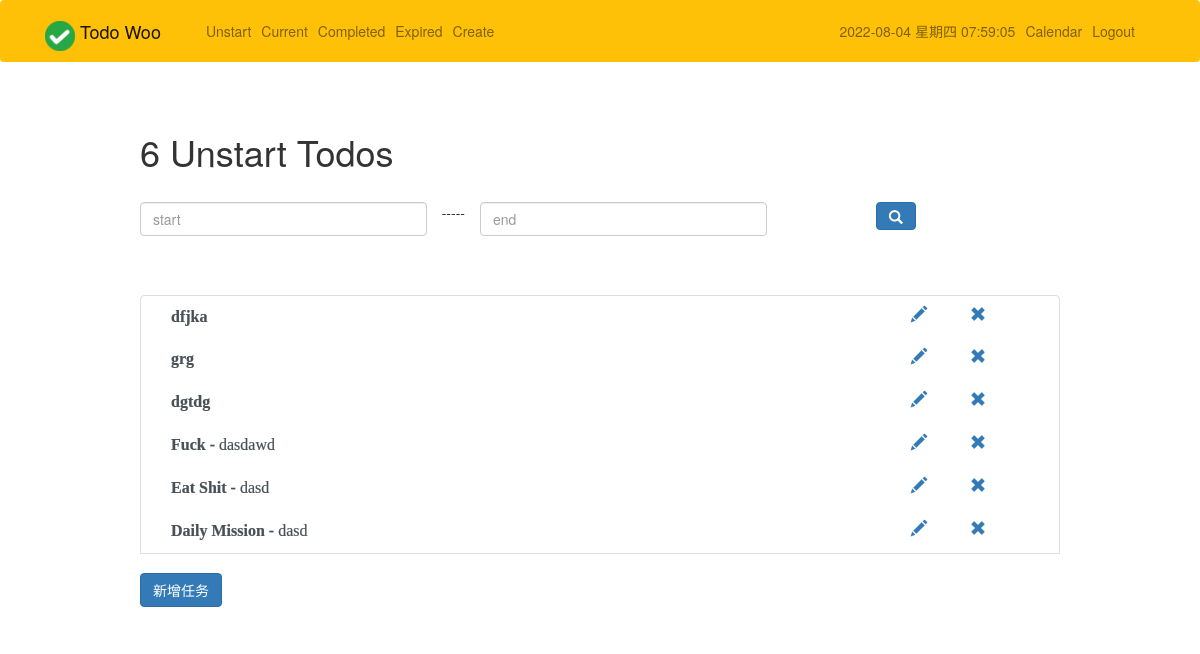
The page /unstart/ (signed in) on the database its author committed.
### todo/models.py (models this page shows, shortened)
class Todo(models.Model):
    title = models.CharField(verbose_name="标题", max_length=100)
    memo = models.TextField(verbose_name="内容", blank=True)
    created = models.DateTimeField(auto_now_add=True)
    datecompleted = models.DateTimeField(null=True, blank=True)
    important = models.BooleanField(default=False)  # 不要用这个，没有用
    user = models.ForeignKey(User, on_delete=models.CASCADE)
    level = models.SmallIntegerField(verbose_name="任务重要性", choices=level_choices, default=0)
    expiration_date = models.DateTimeField(verbose_name="任务截止日期", null=True, blank=True)
    status = models.SmallIntegerField(verbose_name="任务状态", choices=status_choices, default=0)
    predict_hour = models.IntegerField(verbose_name="预计花费小时", default=0)
    predict_minute = models.IntegerField(verbose_name="预计花费分钟", default=0)
    isDaily = models.BooleanField(verbose_name="日常", default=False)
    fixedTime_start = models.TimeField(verbose_name="日常任务固定时间开始", null=True, blank=True)
    fixedTime_end = models.TimeField(verbose_name="日常任务固定时间结束", null=True, blank=True)
    tag = models.SmallIntegerField(verbose_name="标签", choices=tag_choices, default=0)
    overdue = models.BooleanField(default=False)

### todo/views.py (the view)
# urls.py: path('unstart/', views.unstarttodos, name='unstarttodos'),
@login_required
def unstarttodos(request):
    data_dict = {}
    tomorrow = (datetime.date.today() + datetime.timedelta(days=1)).strftime("%Y-%m-%d")
    start = request.GET.get('start')
    end = request.GET.get('end')
    if start and end:
        data_dict['expiration_date__lt'] = end
        data_dict['expiration_date__gt'] = start
    data_dict['status'] = 0
    data_dict['overdue'] = False
    todos = Todo.objects.filter(user=request.user, datecompleted__isnull=True, expiration_date__gte=tomorrow,
                                **data_dict)
    return render(request, 'todo/unstarttodo.html', {'todos': todos})

### todo/templates/todo/unstarttodo.html (shortened to what this page needs)
{% extends "todo/base.html" %}
{% load static %}
{% block css %}
    <link rel="stylesheet" href="{% static 'plugins/bootstrap_dist/css/bootstrap.css' %}">
    <link rel="stylesheet" href={% static 'plugins/bootstrap-datetimepicker-master/css/bootstrap-datetimepicker.css' %}>
    <link rel="stylesheet" href="{% static 'css/symbol.css' %}">
{% endblock %}
{% block content %}
    <div class="row justify-content-center mt-5">
        <div class="col-md-10">
            {% if todos %}
                <h1>{{ todos.count }} Unstart Todo{{ todos.count|pluralize }}</h1>
                <br>
                <form method="get">
                    <div class="row">
                        <div class="form-group col-md-4">
                            <input id="start" name="start" class="form-control" type="text" required
                                   placeholder="start">
                        </div>
                        -----
                        <div class="form-group col-md-4">
                            <input id="end" name="end" class="form-control" type="text" required placeholder="end">
                        </div>
                        <div class="form-group col-md-1">&nbsp</div>
                        <div class="form-group col-md-1">
                            <button type="submit" class="btn btn-primary">
                                <span class="glyphicon glyphicon-search" aria-hidden="true"></span>
                            </button>
                        </div>
                    </div>
                </form>
            {% else %}
                <h1>Unstart Todos</h1>
            {% endif %}
        </div>
    </div>
    <div class="row justify-content-center mt-5">
        <div class="col-md-10">
            {% if todos %}
                <div class="list-group">
                    {% for todo in todos %}
                        <div class="list-group-item list-group-item-action{% if todo.important %} list-group-item-danger{% endif %} iconfont">
                            <a class="col-lg-10">
                                <b>{{ todo.title }}</b>
                                {% if todo.memo %} - {{ todo.memo|truncatechars:30 }}{% endif %}&nbsp;&nbsp;&nbsp;
                            </a>
                            <a href="{% url 'viewtodo' todo.id %}" class="col-lg-1">
                                <span class="glyphicon glyphicon-pencil" aria-hidden="true"></span>
                            </a>
                            <a href="#">
                            <span class="glyphicon glyphicon-remove" aria-hidden="true"
                                  onclick="$('#delete').click()"></span>
                            </a>
                        </div>
                    {% endfor %}
                    <div style="margin-top: 20px">
                        <a href="{% url 'createtodo' %}">
                            <button type="submit" class="btn btn-primary">新增任务</button>
                        </a>
                    </div>
                </div>
            {% else %}
                <div class="text-center">
                    <h2>Looks like you don't have any todos! Nice work.</h2>
                    <br>
                    <a role="button" class="btn btn-primary" href="{% url 'createtodo' %}">New Todo</a>
                </div>
            {% endif %}
        </div>
    </div>
{% endblock %}

### todo/static/css/symbol.css (style rules this page uses)
.iconfont { font-family: "iconfont" !important; font-size: 16px; font-style: normal; -webkit-font-smoothing: antialiased; -webkit-text-stroke-width: 0.2px; -moz-osx-font-smoothing: grayscale; }

### rows shown on the page
Todo: title "dfjka"
Todo: title "grg"
Todo: title "dgtdg"
Todo: title "Fuck", memo "dasdawd"
Todo: title "Eat Shit", memo "dasd"
Todo: title "Daily Mission", memo "dasd"

### other values the page prints
{{ todos.count }} "6"
